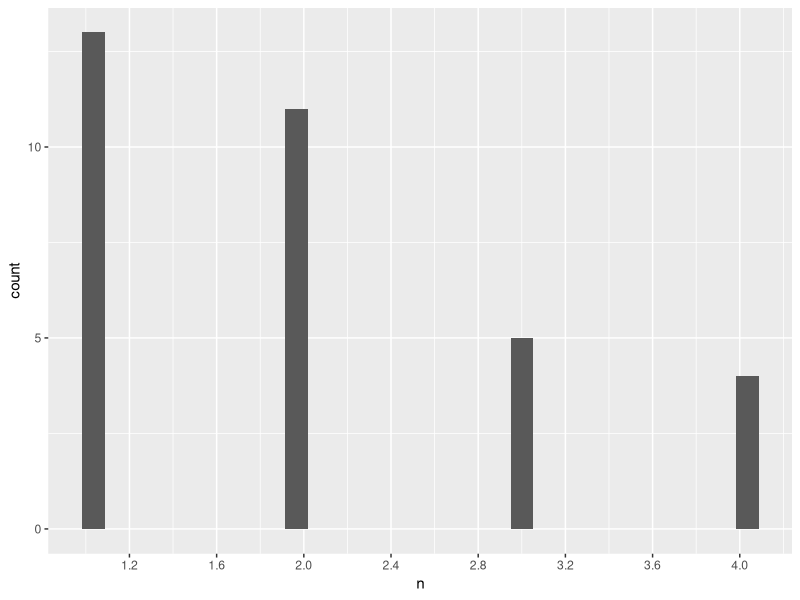
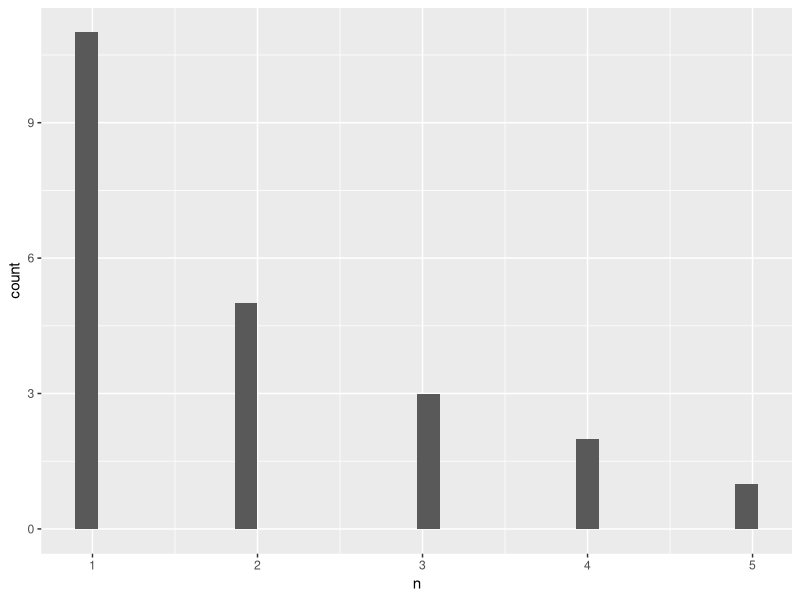

The R source for these figures, in order: (Note: this script raises an error after producing the figures.)
## ---- chunk 1
knitr::opts_chunk$set(echo = TRUE,message=FALSE, warning=FALSE)

library(tidyverse)
library(here)
theme_c <- function(...){ 
   # font <- "Helvetica"   #assign font family up front
  #  font <- "Arial"
    theme_bw() %+replace%    #replace elements we want to change
    
    theme(
      
      #text elements
      plot.title = element_text(             #title
                 #  family = font,            #set font family
                   size = 11,                #set font size
                   face = 'bold',            #bold typeface
                   hjust = .5,
                   vjust = 3),               
      
      plot.subtitle = element_text(          #subtitle
                #   family = font,            #font family
                   size = 10,
                   hjust = .5,
                   face = 'italic',
                   vjust = 3),               #font size
      
      axis.title = element_text(             #axis titles
                #   family = font,            #font family
                   size = 10),               #font size
      
      axis.text = element_text(              #axis text
                #   family = font,            #axis famuly
                   size = 8),
      strip.text = element_text(color="white", size = 9,
                                margin=unit(c(.1,.1,.1,.1), 'cm')),
      strip.background = element_rect(fill = "#363636"),
      # t, r, b, l
      plot.margin = unit(c(1,.5,.5,.5), "cm")
      ) %+replace%
      theme(...)
   
}


## ---- chunk 2

get_X_at_k <- function(time_point, dat, n_packs) {
  # L_{k-1}
  X_prev <- dat %>% pull(paste0("X", time_point-1))
  # A_{k}
  A1_prev <- dat %>% pull(paste0("A", time_point-1, "_1"))
  # Y_{k} 
  Y_prev <- dat %>% pull(paste0("Y", time_point-1))
  
  # wolves previously - wolves killed + term (adding or subtracting one)
  # accounting for death/birth
  # more likely to be birth if Y_prev was 1 (well fed)
  # term accounting for death/birth more likely to be positive 
  
  prob_birth <- ifelse(Y_prev == 1, .7, .5)
  
  X_new <- X_prev - A1_prev + 2*rbinom(n_packs, size=1, prob_birth) - 1
  
  # if pack is less than 3 already, only stay the same or grow 
  X_new <- ifelse(X_new <= 3, X_prev + 
                  rbinom(n_packs, size=1, prob=.5), 
                  X_new)

  Xname <- paste0("X", time_point)
  
  return(dat %>% 
           bind_cols(tibble(!!Xname := X_new))
         )
}



get_outcome_at_k <- function(time_point, dat, n_packs, interval_length, lambda_0=10) {
  
    # Y_{k-1}
    Y_prev <- dat %>% pull(paste0("Y", time_point-1))
    
    # X_k
    X_prev <- dat %>% pull(paste0("X", time_point))
    
     # W_k
    W_prev <- dat %>% pull(paste0("W", time_point))
    
    # A_{(k-1),1}
    A1_prev <- dat %>% pull(paste0("A", time_point-1, "_", 1))
    
    # A_{(k-1),1}
    # categorized delay
    A2_prev <- dat %>% pull(paste0("A", time_point-1, "_", 2))
    
    # indicator of wolf removed being breeding female  
    A3_prev <- dat %>% pull(paste0("A", time_point-1, "_", 3))

    # prob_event <- plogis(
    #   -3.5 +
    #     # more likely to kill if killed before 
    #     .5*ifelse(Y_prev==1, 2, 1)*(L_prev/sqrt(lambda_0)) 
    #     # less likely to kill if lost pack members to intervention
    #     # but this affect is attenuated if there was a treatment delay
    #    )*(.7^A1_prev)*(1.4^A2_prev)
    
    A2_effect <- case_when(A2_prev == "No treatment" ~ 0,
                           A2_prev == "Delay <= 14" ~ 5,
                           A2_prev == "14 < Delay <= 30" ~ 2,
                           A2_prev == "Delay > 30" ~ 1)
    
    prob_event <- plogis(
      #-2.9 +
      #-2 +
      -12 + 
        #bigger pack -> more mouths to feed
        2.7*(X_prev/sqrt(lambda_0))
        # more likely to kill if killed before 
        +2*ifelse(Y_prev==1, 1.1, 1)  
        # stronger effect if delay is small 
        - 5 * A1_prev*A2_effect
        - 5 * W_prev +
        # less likely if take out breeding female
        - 10 * A3_prev 
       )*(plogis(interval_length)^8)
    
     # cat(paste(signif(range(prob_event),3)), "\n")
    
    # hist(prob_event)
    
    # tibble(x=prob_event) %>% ggplot(aes(x=x))+geom_histogram()

    Y_new <- rbinom(n_packs, size=1, prob=prob_event)
    Yname <- paste0("Y", time_point)

    dat %>% 
      bind_cols(tibble(
        !!Yname := Y_new))
}

# assumes time point is in weeks 
get_W_at_k <- function(time_point, dat, n_packs, interval_length) {
  week <- time_point*interval_length
  if(time_point*interval_length >= 52)  {
    week <- time_point*interval_length - 52
  } 
  if(week < 8 | week > 12*4){
    W <- rep(1, nrow(dat))
  } else {
    W <- rep(0, nrow(dat))
  }
    Wname <- paste0("W", time_point)
    
    dat %>% bind_cols(tibble(!!Wname := W))
  
}

# adds treatments Ak_1, Ak_2, Ak_3 to input data frame dat 
get_treatment_at_k <- function(time_point, dat, n_packs,
                               interval_length=8,
                               intervention=NULL,
                               lambda_0=10,
                               poach_harvest_only=TRUE) {
  
  # X_{k}, Y_{k}
  X_prev <- dat %>% pull(paste0("X", time_point))
  Y_prev <- dat %>% pull(paste0("Y", time_point))
  W_prev <- dat %>% pull(paste0("W", time_point))
  # P_prev <- dat %>% pull(paste0("P", time_point))

  # prob_treat <- plogis(-1+ 1*scale(L_prev)) 
  
  # hist(prob_treat)
 
  if(!poach_harvest_only){
    prob_treat <- plogis(-6.5 + 2*Y_prev + .7*(X_prev)/sqrt(lambda_0) 
                         - .5* W_prev+
                           rnorm(n_packs,0,3))*(plogis(interval_length)^(7))
  } else{
      prob_treat <- plogis(-6.5 +.7*(X_prev)/sqrt(lambda_0) 
                           - .5* W_prev+ 
                             rnorm(n_packs,0,3))*(plogis(interval_length)^(7))
  }
  
  # cat(paste(signif(range(prob_treat), 3)), "\n")
   
  A11 <- rbinom(n_packs, 
                size=1, 
                # multiplying by another bernoulli to make zero more probable
                prob=prob_treat)
  # A11 <- ifelse(A11 | P_prev, 1, 0)
  
  # breeding female = 2/pack_size (larger for smaller packs)
  # prob = 0 if A11=0
  A13 <-rbinom(n_packs, prob= ( 1/(.7*X_prev))*A11, size =1) 
  
  # continuous delay 
  if (time_point >= 3) {
        Y_right_before <- dat %>% pull(paste0("Y", time_point))
        Y_lag1 <- dat %>% pull(paste0("Y", time_point-1))
        Y_lag2 <- dat %>% pull(paste0("Y", time_point-2))
        recent_event <- bind_cols(Y_right_before=Y_right_before,
                                  Y_lag1=Y_lag1,
                                  Y_lag2=Y_lag2) %>%
        rowwise() %>%
        mutate(Y_sum = sum(c_across(starts_with("Y")), 
                           na.rm = TRUE)) %>%
        ungroup() %>%
        mutate(prev_event = ifelse(Y_sum >0, 1, 0),
               most_recent = case_when(
                 Y_right_before == 1 ~ time_point,
                 Y_lag1 == 1 ~ time_point - 1,
                 Y_lag2 == 1 ~ time_point - 2,
                 TRUE ~ 0
               )) 
  } else if (time_point == 2) {
    Y_right_before <- dat %>% pull(paste0("Y", time_point))
    Y_lag1 <- dat %>% pull(paste0("Y", time_point-1))
    recent_event <- bind_cols(Y_right_before=Y_right_before,
                              Y_lag1= Y_lag1) %>%
        rowwise() %>%
        mutate(Y_sum = sum(c_across(starts_with("Y")), 
                           na.rm = TRUE)) %>%
        ungroup() %>%
        mutate(prev_event = ifelse(Y_sum >0, 1, 0),
               most_recent = case_when(
                 Y_right_before == 1 ~ time_point,
                 Y_lag1 == 1 ~ time_point -1,
                 TRUE ~ 0 
               )) 
  } else if (time_point == 1) {
     Y_right_before <- Y_prev
     recent_event <- bind_cols(Y_right_before = Y_right_before) %>%
        mutate(prev_event = ifelse(Y_right_before > 0, 1, 0),
               most_recent = ifelse(prev_event, 1, 0)
               )
  }
  # delay set from time to enrollment if they didn't have an event 
  delay <- recent_event %>%
    mutate(delay = ifelse(prev_event,
                          runif(n_packs, min = (most_recent-1)*interval_length, 
                         max=most_recent*interval_length),
                         runif(n_packs, 
                                min = interval_length*time_point,
                                max = interval_length*time_point*2)),
           delay = case_when(
             delay*7 < 14 ~ "Delay <= 14",
             delay*7 > 14 & delay*7 < 30 ~ "14 < Delay <= 30",
             delay*7 > 30 ~ "Delay > 30")) %>%
    pull(delay)
  

  # if no wolf was removed, set delay to "No treatment"  
  A12 <- ifelse(A11 > 0, delay, "No treatment")
  
  if (!is.null(intervention)) {
    assigned <- intervention(A11, A12, A13, Y_prev)
    A11 <- assigned %>% pull(A1)
    A12 <- assigned %>% pull(A2)
    A13 <- assigned %>% pull(A3)
  }
  
  name1 <- paste0("A", time_point, "_1")
  name2 <- paste0("A", time_point, "_2")
  name3 <- paste0("A", time_point, "_3")

  
  dat %>% 
    bind_cols(tibble(
      !!name1 := A11,
      !!name2 := A12,
      !!name3 := A13))

}

A2_possible_vals <- c("No treatment", "Delay <= 14",
                      "14 < Delay <= 30","Delay > 30")
# breeding female Y/N
A3_possible_vals <- c(1, 0)

## ---- chunk 3

# for simplicity, suppose study start is in January 

# need to coarsen time such that everyone has an event 

# intervention must be a function that outputs A1, A2 (assigned treatments) 
# takes in the natural value of treatment (so can be a shift intervention)
run_simulation <- function(years=5, n_packs=30,
                           interval_length=8, 
                           intervention=NULL) {
  
  # 8 week intervals
  K <- round((years*52)/interval_length)
  
  #----------------------------------------------------------------
  # Baseline covariates: number of wolves in pack at study start 
  #----------------------------------------------------------------
  lambda_0 <- 10 
  X1 <- rpois(n_packs, lambda_0)
  # winter -> cows close to home -> safer 
  W1 <- rep(1, n_packs)
  
  # first depredation event
  # prob_event <- plogis(-4 + .3*(L0)/sqrt(lambda_0)) 
  prob_event <- plogis(-2 + .3*(X1)/sqrt(lambda_0)) * plogis(interval_length)
  Y1 <- rbinom(n_packs, size=1, prob=prob_event)
  # P1 <- rbinom(n_packs, size=1, prob=.2)
  
  #current_dat <- bind_cols(X1=X1, Y1=Y1, W1=W1, P1=P1)
  current_dat <- bind_cols(X1=X1, Y1=Y1, W1=W1)

  for (i in 1:K) {
    # cat("i=",i)
    current_dat <- get_treatment_at_k(i, 
                                      current_dat,
                                      n_packs,
                                      interval_length,
                                      intervention=intervention)
    # current_dat <- bind_cols(
    #   current_dat, 
    #   tibble(!!paste0("P", i+1):= rbinom(n_packs, size=1, prob=.2)))
    # cat("get X")
    # start here by updating 
    # use something like 1/(1+delay)
    current_dat <- get_X_at_k(i+1, current_dat, n_packs)
    # cat("get W")
    current_dat <- get_W_at_k(i+1, current_dat, n_packs, interval_length)
    # cat("get outcome")
    current_dat <- get_outcome_at_k(i+1, current_dat, n_packs, interval_length)
  }
  
 # cat("here")
  
  current_dat <- get_treatment_at_k(K+1, current_dat,
                                      n_packs,
                                      intervention=intervention)

  # incorporate right truncation
  current_dat <- current_dat %>%
    rowwise() %>%
    mutate(Y_sum = sum(c_across(starts_with("Y")), 
                       na.rm = TRUE)) %>%
    ungroup() %>%
    filter(Y_sum >0) %>%
    select(-Y_sum)

  return(current_dat)

}


## ---- chunk 4

N_YEARS <- 1

set.seed(123)
current_dat <- run_simulation(years=N_YEARS, n_packs=55, interval_length=1/7) %>%
  mutate(id = row_number())

## ---- chunk 5

df_events <- current_dat %>% 
  select(id,contains("Y")) %>%
  pivot_longer(
    cols = starts_with("Y"),
    names_to = "time_point",
    values_to = "event"
  ) %>% 
  # 2) Extract numeric time from "y1" -> 1, "y2" -> 2, ...
  mutate(time_point = as.integer(str_extract(time_point, "\\d+"))) %>% 
  # 3) Keep only time points where an event occurred
  filter(event == 1) %>% 
  arrange(id, time_point) %>% 
  group_by(id) %>% 
  # 4) Number the events for each patient
  mutate(event_number = row_number(),
         time_to_event = time_point) %>%  # or time_point * interval_length
  ungroup()%>% 
  group_by(id) %>% 
  mutate(
    gap_time = time_to_event - lag(time_to_event, default = 0)
  ) %>% 
  ungroup()

# because truncation is part of DGP, no zeros 
# df_zero_events <- tibble(
#   id            = ids_no_event,
#   event_number  = 0,
#   time_to_event = NA_real_,
#   gap_time      = NA_real_
# )
# 
# df_events <- bind_rows(df_events, df_zero_events)

df_events %>%
  group_by(id) %>%
  summarize(n=n()) %>%
  ggplot(aes(x=n)) +
  geom_histogram() +
  scale_x_continuous(n.breaks=10)


df_wolf_removals <- current_dat %>% 
  select(matches("A*_1")) %>%
  mutate(id = row_number()) %>%
  pivot_longer(
    cols = matches("A*_1"),
    names_to = "time_point",
    values_to = "event"
  ) %>% 
  # 2) Extract numeric time from "y1" -> 1, "y2" -> 2, ...
  mutate(time_point = as.integer(str_extract(time_point, "\\d+"))) %>% 
  # 3) Keep only time points where an event occurred
  filter(event == 1) %>% 
  arrange(id, time_point) %>% 
  group_by(id) %>% 
  # 4) Number the events for each patient
  mutate(event_number = row_number(),
         time_to_event = time_point) %>%  # or time_point * interval_length
  ungroup()%>% 
  group_by(id) %>% 
  mutate(
    gap_time = time_to_event - lag(time_to_event, default = 0)
  ) %>% 
  ungroup()

df_wolf_removals %>%
  group_by(id) %>%
  summarize(n=n()) %>%
  ggplot(aes(x=n)) +
  geom_histogram()


nrow(current_dat)

# right_truncation 
colMeans(current_dat %>% select(contains("Y")))
saveRDS(current_dat, here("data/sim_dat.RDS"))



## ---- chunk 6

# no treatment
d_identity <- function(x,y,z,w) {
  return(tibble(A1=x,
                A2=y,
                A3=z))
}

# no treatment
d_no_treat <- function(x,y,z,w) {
  return(tibble(A1=rep(0, length(x)),
                A2 = rep("No treatment", length(x)),
                A3 = z))
}

# wolf killed, no delay 
d_kill_wolf_in_response <- function(x,y,z,w) {
  return(tibble(A1=ifelse(w==1, 1, 0),
                A2 =ifelse(w==1, "Delay <= 14", y),
                A3 = z))
}

kg

# number of wolves killed the same, change all to delay
d_delay <- function(x,y,z) {
  return(tibble(A1=x,
                A2 = ifelse(z==1, 1, y)))
}

# number of wolves killed the same, change all to delay
d_no_delay <- function(x,y,z) {
  return(tibble(A1=x,
                A2 = ifelse(z==1, 0, y)))
}

get_counterfactual_mean <- function(years, n_packs, interval_length,
                                    intervention
                                    ) {
  
  dat <- run_simulation(
    years=years, 
    n_packs=n_packs, 
    interval_length=interval_length,
    intervention = intervention) 

  counterfactual_mean <- dat %>%
    rowwise() %>%
    mutate(Y_sum = sum(c_across(starts_with("Y")), 
                       na.rm = TRUE)) %>%
    pull(Y_sum) %>%
    mean()
  
  return(counterfactual_mean)
}


## ---- chunk 7

# N_PACKS <- 1e5 
# ifelse(y_previous==1 & treat<3, treat+1, treat)

mean_add_dose <- get_counterfactual_mean(
  years = N_YEARS,
  n_packs = N_PACKS,
  intervention = d_add_dose,
  interval_length=1/7)

# mean (no change)
mean_no_change <- get_counterfactual_mean(
  years = N_YEARS,
  n_packs = N_PACKS,
  intervention = d_identity,
  interval_length=1/7)

mean_add_dose/mean_no_change

mean_delay <- get_counterfactual_mean(
  years = N_YEARS,
  n_packs = N_PACKS,
  intervention = d_delay,
  interval_length=1/7)

mean_no_delay <- get_counterfactual_mean(
  years = N_YEARS,
  n_packs = N_PACKS,
  intervention = d_no_delay,
  interval_length=1/7)


mean_no_change
mean_add_dose
mean_add_dose/mean_no_change
mean_no_delay/mean_delay

mean_shift_treatment_up
mean_no_change

truth <- list(mean_no_change=mean_no_change,
              mean_add_dose=mean_add_dose,
              mean_no_delay=mean_no_delay,
              mean_delay=mean_delay)

saveRDS(truth, here::here('data/truth_from_counterfactuals.RDS'))

## ---- chunk 8

L_length <- current_dat %>% 
  select(contains("L")) %>%
  ncol()

current_dat %>%
  select(contains("L")) %>%
  pivot_longer(cols=everything()) %>%
  mutate(name = factor(name, 
                       levels=c(paste0("L", 0:L_length)))) %>%
  ggplot(aes(x=value)) +
  geom_histogram() + 
  facet_wrap(~name)+
  theme_c()  +
  labs(title="Distribution of the Pack Size, by Interval")


## ---- chunk 9

counts_of_treatment_among_events <- map_df(1:A_length, ~{
  dat <- current_dat %>%
    select(all_of(c( paste0("A", .x, "_1"), 
                     paste0("A", .x, "_2"),
                     paste0("Y", .x)))) %>%
             group_by(across(everything())) %>%
             summarize(n=n()) %>%
             filter(!if_all(-n,~ .x==0)) %>%
    mutate(time_point=.x)
  colnames(dat) <- c("A1", "A2", "Y", "n", "time_point")
  return(dat)
}) 

counts_of_treatment_among_events %>%
  mutate(A2=factor(A2)) %>%
  ggplot(aes(x=A1, y=n, fill=A2)) +
  geom_bar(stat="identity", position="dodge") +
  facet_wrap(~time_point)

## ---- chunk 10

A_length <- current_dat %>%
  select(starts_with("A") & contains("_1")) %>% 
  ncol()

counts_of_treatment_among_events <- map_df(1:A_length, ~{
  dat <- current_dat %>%
    select(all_of(c( paste0("A", .x, "_1"), 
                     paste0("Y", .x)))) %>%
             group_by(across(everything())) %>%
             summarize(n=n()) %>%
             filter(!if_all(-n,~ .x==0)) %>%
    mutate(time_point=.x)
  colnames(dat) <- c("A", "Y", "n", "time_point")
  return(dat)
})

counts_of_treatment_among_events %>%
  ggplot(aes(x=A, y= n)) +
  geom_bar(stat="identity") +
  facet_wrap(~time_point) +
  labs(x="Wolves Removed",
       title="Wolves Removed Among Those with an Event",
       y="Count") +
  theme_c() 



## ---- chunk 11

counts_of_treatment_among_events <- map_df(1:A_length, ~{
  dat <- current_dat %>%
    select(all_of(c( paste0("A", .x, "_2"), 
                     paste0("Y", .x)))) %>%
             group_by(across(everything())) %>%
             summarize(n=n()) %>%
             filter(!if_all(-n,~ .x==0)) %>%
    mutate(time_point=.x)
  colnames(dat) <- c("A", "Y", "n", "time_point")
  return(dat)
})


counts_of_treatment_among_events %>%
  ggplot(aes(x=A, y= n)) +
  geom_bar(stat="identity") +
  facet_wrap(~time_point) +
  labs(x="Wolves Removed",
       title="Of Instances Where Wolves Were Removed,\nPresence of Delay",
       y="Count") +
  theme_c() 

## ---- chunk 12

Y_length <- current_dat %>%
  select(starts_with("Y")) %>% 
  ncol()

current_dat %>%
  select(contains("Y")) %>%
  reframe(across(everything(),~sum(.x)/length(.x))) %>%
  pivot_longer(cols=everything()) %>%
  mutate(name = factor(name, levels=c(paste0("Y", 1:Y_length))))  %>%
  ggplot(aes(x=name, y=value)) +
  geom_bar(stat="identity")+
  labs(x="Time Point",
       title="Depredation Events",
       y="Proportion of Packs\nthat Had an Event") +
  theme_c() 
